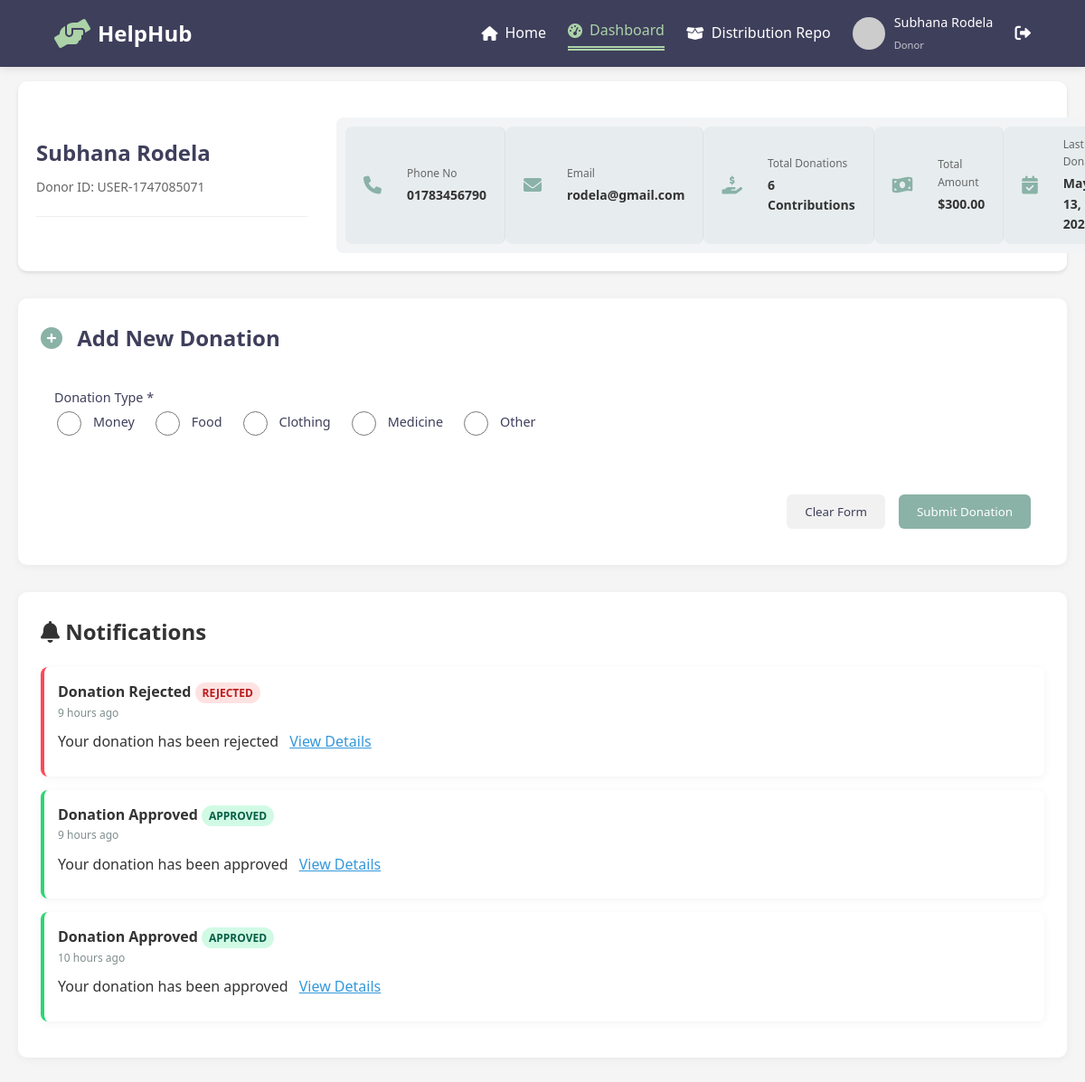
Page /donor-dashboard.php (signed in) on the committed database.
### tables this page shows
CREATE TABLE `donor_profiles` (
  `donor_id` varchar(20) NOT NULL,
  `donor_type` enum('individual','corporation','organization') DEFAULT NULL,
  `total_donations` int(11) DEFAULT 0,
  `total_amount` decimal(12,2) DEFAULT 0.00,
  `last_donation_date` date DEFAULT NULL
);

CREATE TABLE `users` (
  `user_id` varchar(20) NOT NULL,
  `first_name` varchar(50) NOT NULL,
  `last_name` varchar(50) NOT NULL,
  `email` varchar(100) NOT NULL,
  `password` varchar(255) NOT NULL,
  `phone` varchar(20) NOT NULL,
  `role` enum('admin','volunteer','donor') NOT NULL,
  `profile_image` varchar(255) DEFAULT NULL,
  `registration_date` datetime DEFAULT current_timestamp(),
  `last_login` datetime DEFAULT NULL,
  `status` enum('active','inactive','suspended') DEFAULT 'active'
);

CREATE TABLE `donations` (
  `donation_id` varchar(20) NOT NULL,
  `donor_id` varchar(20) NOT NULL,
  `donation_type` enum('monetary','food','clothing','medical','other') NOT NULL,
  `amount` decimal(12,2) DEFAULT NULL,
  `items` varchar(255) DEFAULT NULL,
  `quantity` int(11) DEFAULT NULL,
  `payment_method` varchar(50) DEFAULT NULL,
  `transaction_id` varchar(100) DEFAULT NULL,
  `donation_date` datetime NOT NULL,
  `status` enum('pending','approved','rejected') DEFAULT 'pending',
  `approved_by` varchar(20) DEFAULT NULL,
  `approved_at` datetime DEFAULT NULL,
  `expiry_date` date DEFAULT NULL COMMENT 'Expiry date for perishable donations (food, medicine)'
);

### donor-dashboard.php (the view, shortened to what this page needs)
<?php
$conn = new mysqli('localhost', 'root', '', 'floodguard');
$user_id = $_SESSION['user_id'];
$donor_query = "
    SELECT u.*, dp.*,
           COUNT(d.donation_id) as total_donations,
           SUM(CASE WHEN d.donation_type = 'monetary' THEN d.amount ELSE 0 END) as total_amount,
           MAX(d.donation_date) as last_donation_date
    FROM users u
    LEFT JOIN donor_profiles dp ON u.user_id = dp.donor_id
    LEFT JOIN donations d ON u.user_id = d.donor_id AND d.status = 'approved'
    WHERE u.user_id = ?
    GROUP BY u.user_id";
$stmt = $conn->prepare($donor_query);
$stmt->bind_param("s", $user_id);
$stmt->execute();
$donor_info = $stmt->get_result()->fetch_assoc();
$notifications_query = "
    SELECT d.*,
           CASE
               WHEN d.status = 'approved' THEN 'Your donation has been approved'
               WHEN d.status = 'rejected' THEN 'Your donation has been rejected'
               ELSE 'Your donation is pending review'
           END as message
    FROM donations d
    WHERE d.donor_id = ?
    ORDER BY d.donation_date DESC
    LIMIT 3";
$stmt = $conn->prepare($notifications_query);
$stmt->bind_param("s", $user_id);
$stmt->execute();
$notifications = $stmt->get_result();
?>
<!DOCTYPE html>
<html lang="en">
<head>
    <link rel="stylesheet" href="style.css">
    <link rel="stylesheet" href="https://cdnjs.cloudflare.com/ajax/libs/font-awesome/6.0.0-beta3/css/all.min.css">
</head>
<body class="admin-container">
    <nav class="navbar">
        <div class="logo">
            <i class="fas fa-hands-helping"></i>
            <h1>HelpHub</h1>
        </div>
        <div class="nav-links">
            <a href="index.php"><i class="fas fa-home"></i> <span>Home</span></a>
            <a href="donor-dashboard.php" class="active"><i class="fas fa-tachometer-alt"></i> <span>Dashboard</span></a>
            <a href="distribution-repo.php"><i class="fas fa-box-open"></i> <span>Distribution Repo</span></a>
            <div class="admin-profile">
                <img src="<?php echo $donor_info['profile_image'] ? htmlspecialchars($donor_info['profile_image']) : 'https://randomuser.me/api/portraits/men/32.jpg'; ?>" alt="Donor">
                <div>
                    <p><?php echo htmlspecialchars($donor_info['first_name'] . ' ' . $donor_info['last_name']); ?></p>
                    <small>Donor</small>
                </div>
            </div>
            <a href="logout.php" class="logout-btn"><i class="fas fa-sign-out-alt"></i></a>
        </div>
    </nav>
    <main class="main-content">
        <section class="volunteer-hero">
            <div class="volunteer-profile">
                <div class="profile-header">
                    <div>
                        <h2><?php echo htmlspecialchars($donor_info['first_name'] . ' ' . $donor_info['last_name']); ?></h2>
                        <p class="volunteer-id">Donor ID: <?php echo htmlspecialchars($donor_info['user_id']); ?></p>
                    </div>
                </div>
                <div class="profile-stats">
                    <div class="stat-item">
                        <i class="fas fa-phone"></i>
                        <div>
                            <span>Phone No</span>
                            <strong><?php echo htmlspecialchars($donor_info['phone']); ?></strong>
                        </div>
                    </div>
                    <div class="stat-item">
                        <i class="fas fa-envelope"></i>
                        <div>
                            <span>Email</span>
                            <strong><?php echo htmlspecialchars($donor_info['email']); ?></strong>
                        </div>
                    </div>
                    <div class="stat-item">
                        <i class="fas fa-hand-holding-usd"></i>
                        <div>
                            <span>Total Donations</span>
                            <strong><?php echo $donor_info['total_donations'] ? number_format($donor_info['total_donations']) . ' Contributions' : 'No donations yet'; ?></strong>
                        </div>
                    </div>
                    <div class="stat-item">
                        <i class="fas fa-money-bill-wave"></i>
                        <div>
                            <span>Total Amount</span>
                            <strong>$<?php echo number_format($donor_info['total_amount'] ?? 0, 2); ?></strong>
                        </div>
                    </div>
                    <div class="stat-item">
                        <i class="fas fa-calendar-check"></i>
                        <div>
                            <span>Last Donation</span>
                            <strong><?php echo $donor_info['last_donation_date'] ? date('M d, Y', strtotime($donor_info['last_donation_date'])) : 'No donations yet'; ?></strong>
                        </div>
                    </div>
                </div>
            </div>
        </section>
        <section class="table-container">
            <div class="form-header">
                <h2><i class="fas fa-plus-circle"></i> Add New Donation</h2>
            </div>
            <form id="donationForm" class="report-form compact" method="POST" action="donor-dashboard.php" style="position:relative;">
                <div class="form-row">
                    <div class="form-group">
                        <label>Donation Type *</label>
                        <div style="display:flex; gap:10px;">
                            <input type="radio" id="donationType-money" name="donation_type" value="monetary" required>
                            <label for="donationType-money" style="margin-right:10px;">Money</label>
                            <input type="radio" id="donationType-food" name="donation_type" value="food">
                            <label for="donationType-food" style="margin-right:10px;">Food</label>
                            <input type="radio" id="donationType-clothing" name="donation_type" value="clothing">
                            <label for="donationType-clothing" style="margin-right:10px;">Clothing</label>
                            <input type="radio" id="donationType-medical" name="donation_type" value="medical">
                            <label for="donationType-medical" style="margin-right:10px;">Medicine</label>
                            <input type="radio" id="donationType-other" name="donation_type" value="other">
                            <label for="donationType-other">Other</label>
                        </div>
                    </div>
                </div>
                <div class="form-actions text-right">
                    <button type="reset" class="btn btn-secondary">Clear Form</button>
                    <button type="submit" class="btn btn-primary">Submit Donation</button>
                </div>
            </form>
        </section>
        <section class="table-container notification-container">
            <div class="notification-header">
                <h2><i class="fas fa-bell"></i> Notifications</h2>
            </div>
            <?php while ($notification = $notifications->fetch_assoc()): ?>
            <div class="notification-item <?php echo $notification['status']; ?>">
                <div class="notification-title">
                    <div>
                        <h3>
                            Donation <?php echo ucfirst($notification['status']); ?>
                            <span class="status-badge status-<?php echo $notification['status']; ?>">
                                <?php echo ucfirst($notification['status']); ?>
                            </span>
                        </h3>
                        <div class="notification-time"><?php echo time_elapsed_string($notification['donation_date']); ?></div>
                    </div>
                </div>
                <div class="notification-message">
                    <?php echo htmlspecialchars($notification['message']); ?>
                    <a href="view-donation.php?id=<?php echo urlencode($notification['donation_id']); ?>" style="color:#3498db; text-decoration:underline; margin-left:8px;">
                        View Details
                    </a>
                </div>
            </div>
            <?php endwhile; ?>
        </section>
    </main>
</body>
</html>
<?php
function time_elapsed_string($datetime, $full = false) {
    $now = new DateTime;
    $ago = new DateTime($datetime);
    $diff = $now->diff($ago);
    $diff->w = floor($diff->d / 7);
    $diff->d -= $diff->w * 7;
    $string = array(
        'y' => 'year',
        'm' => 'month',
        'w' => 'week',
        'd' => 'day',
        'h' => 'hour',
        'i' => 'minute',
        's' => 'second',
    );
    foreach ($string as $k => &$v) {
        if ($diff->$k) {
            $v = $diff->$k . ' ' . $v . ($diff->$k > 1 ? 's' : '');
        } else {
            unset($string[$k]);
        }
    }
    if (!$full) $string = array_slice($string, 0, 1);
    return $string ? implode(', ', $string) . ' ago' : 'just now';
}
?>

### donor-dashboard.php (style rules this page uses)
.notification-container { margin-top: 30px; }
.notification-header { display: flex; justify-content: space-between; align-items: center; margin-bottom: 20px; }
.notification-header h2 { margin: 0; }
.notification-item { background: white; border-radius: 8px; padding: 15px; margin-bottom: 15px; box-shadow: 0 2px 10px rgba(0,0,0,0.05); border-left: 4px solid; }
.notification-item.approved { border-left-color: #2ed573; }
.notification-item.rejected { border-left-color: #ff4757; }
.notification-title { display: flex; justify-content: space-between; align-items: center; margin-bottom: 10px; }
.notification-title h3 { margin: 0; font-size: 16px; }
.notification-time { color: #7f8c8d; font-size: 12px; }
.notification-message { margin-bottom: 10px; color: #333; }
.status-badge { padding: 3px 8px; border-radius: 12px; font-size: 12px; font-weight: bold; text-transform: uppercase; }
.status-approved { background-color: #d1fae5; color: #065f46; }
.status-rejected { background-color: #fee2e2; color: #b91c1c; }
.volunteer-hero { background: #ffffff; border-radius: 10px; padding: 20px; margin-bottom: 30px; box-shadow: 0 2px 4px rgba(0,0,0,0.1); }
.profile-header { display: flex; align-items: center; gap: 15px; padding-bottom: 20px; border-bottom: 1px solid #eee; }
.volunteer-id { font-size: 14px; color: #666; }
.profile-stats { margin-top: 20px; display: flex; gap: 0; background: #f2f4f6; border-radius: 8px; padding: 10px; }
.stat-item { flex: 1; display: flex; align-items: center; padding: 10px 20px; border-right: 1px solid #e0e0e0; }
.stat-item:last-child { border-right: none; }
.stat-item i { color: #8AB2A6; font-size: 20px; margin-right: 12px; }
.stat-item div { display: flex; flex-direction: column; }
.stat-item span { font-size: 12px; color: #666; margin-bottom: 4px; }
.stat-item strong { font-size: 14px; color: #333; }
.table-container { background: white; border-radius: 10px; padding: 25px; margin-bottom: 30px; box-shadow: 0 2px 10px rgba(0,0,0,0.05); }
.form-header { display: flex; align-items: center; margin-bottom: 20px; }
.form-header h2 { margin: 0; color: #3E3F5B; }
.form-header i { margin-right: 10px; color: #8AB2A6; }
.report-form { display: flex; flex-direction: column; gap: 20px; }
.report-form.compact { gap: 15px; }
.form-row { display: flex; gap: 20px; }
.form-group { flex: 1; }
.form-group label { display: block; margin-bottom: 8px; font-size: 14px; color: #3E3F5B; font-weight: 500; }
.form-group select, .form-group input, .form-group textarea { width: 100%; padding: 10px 15px; border: 1px solid #ddd; border-radius: 6px; font-size: 14px; }
.form-actions { display: flex; justify-content: flex-end; gap: 15px; margin-top: 20px; }
.btn { padding: 10px 20px; border-radius: 6px; border: none; font-weight: 500; cursor: pointer; transition: all 0.3s; }
.btn-secondary { background-color: #f1f1f1; color: #3E3F5B; }
.btn-primary { background-color: #8AB2A6; color: white; }
.text-right { text-align: right; }
.form-group { flex: 1; display: flex; flex-direction: column; }

### rows in the picture
donor_profiles: donor_id.last_name "Subhana Rodela", donor_id.user_id "USER-1747085071", donor_id.phone "01783456790", donor_id.email "rodela@gmail.com"
donations: status "Rejected", status "REJECTED", donation_date "9 hours ago", message "Your donation has been rejected"
donations: status "Approved", status "APPROVED", donation_date "9 hours ago", message "Your donation has been approved"
donations: status "Approved", status "APPROVED", donation_date "10 hours ago", message "Your donation has been approved"

### other values in the picture
$donor_info['total_donations'] "6"
$donor_info['total_amount'] "300.00"
